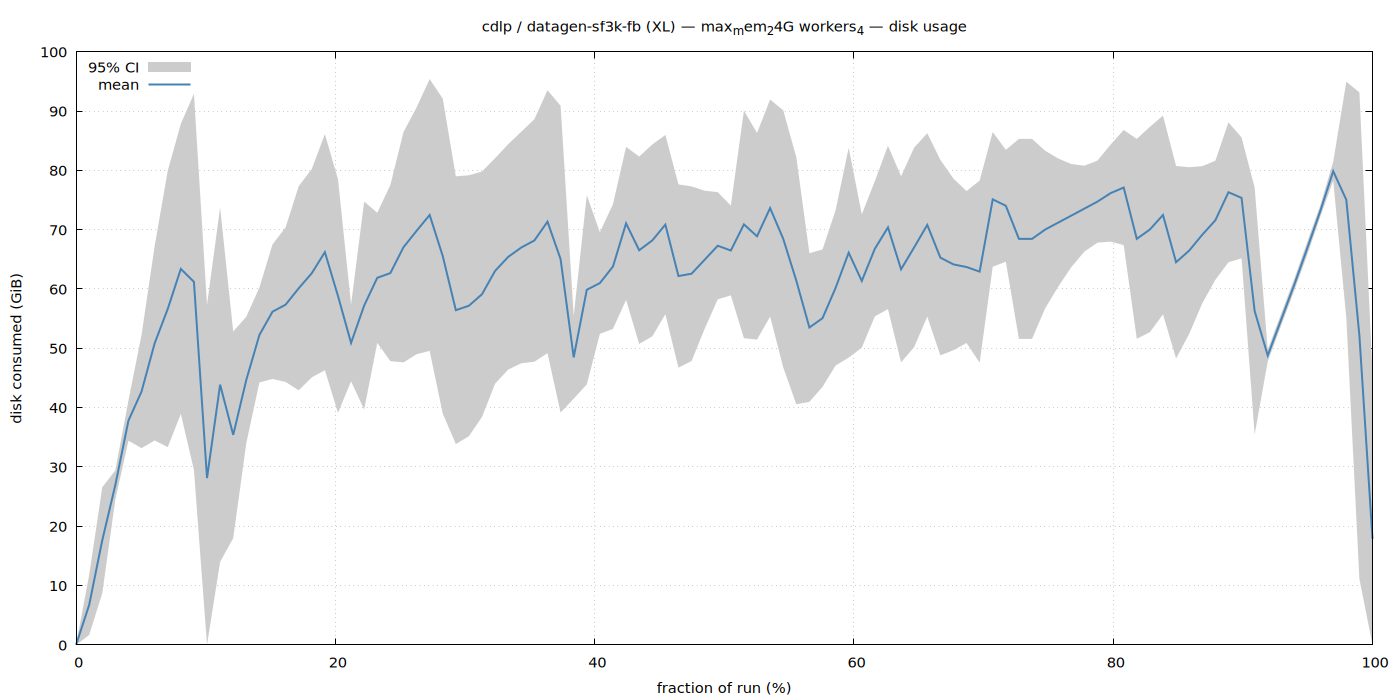

Source code (gnuplot):
set terminal pngcairo size 1400,700 enhanced font 'Sans,11'
set output '/home/ubuntu/nvm/results/cdlp/XL/datagen-sf3k-fb/max_mem_24G_workers_4/disk.png'
set title "cdlp / datagen-sf3k-fb (XL) — max_mem_24G workers_4 — disk usage"
set xlabel 'fraction of run (%)'
set ylabel 'disk consumed (GiB)'
set grid
set key top left
set yrange [0:*]
plot '/home/ubuntu/nvm/results/cdlp/XL/datagen-sf3k-fb/max_mem_24G_workers_4/disk.dat' using 1:3:4 with filledcurves lc rgb '#cccccc' title '95% CI', \
     '' using 1:2 with lines lw 2 lc rgb '#4682b4' title 'mean'
